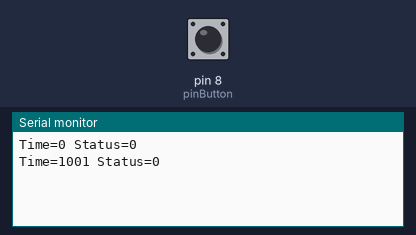
Recording of a sketch running on a simulated Arduino Uno, built with avr-gcc and run on an emulated ATmega328P. On the bench: the last lines printed to the serial monitor. The test bench sets the inputs (shaded band); at power-on: pin 8 (pinButton) HIGH.

Above: at 1.8 s.
1.9 s: pin 8 (pinButton) pulled LOW for 0.6 s
At 2.5 s:
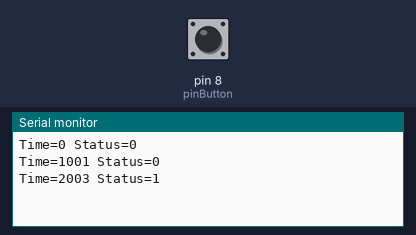
4.0 s: pin 8 (pinButton) pulled LOW for 1 s
At 4.8 s:
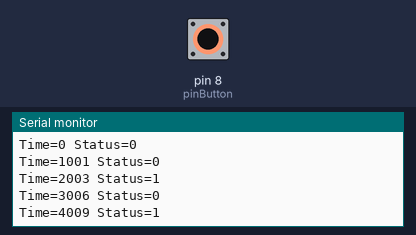
6.5 s: pin 8 (pinButton) pulled LOW for 0.6 s
At 7.8 s:
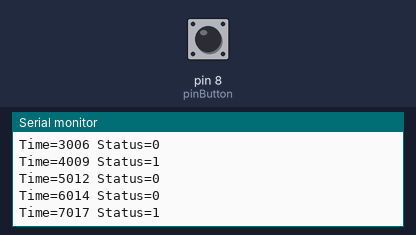
Timing chart, 0 to 9.5 s (numbered marks = the images above; inputs shaded):
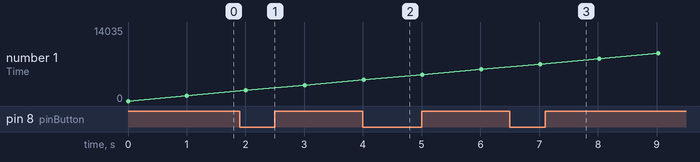

Measured:
- after the input at 1.9 s, the serial monitor: prints a new line after 0.11 s (image 1)
- after the input at 4.0 s, the serial monitor: prints a new line at once (image 2)
- after the input at 6.5 s, the serial monitor: prints a new line after 0.52 s (image 3)

The sketch:

spectacular_tumelo_stantia2__3_.ino
```cpp
// C++ code
//
#include <SoftwareSerial.h>
#define pinButton 8

SoftwareSerial serialTX(5,6);
void setup()
{
  pinMode(pinButton, INPUT_PULLUP);
  Serial.begin(9600);
  serialTX.begin(300);
}

void loop()
{
  Serial.println  ("Time="+String(millis())+' '+
                 "Status="+String(!digitalRead(8)));
  serialTX.println("Time="+String(millis())+' '+
                 "Status="+String(!digitalRead(8)));
  delay(1000);
}
```
